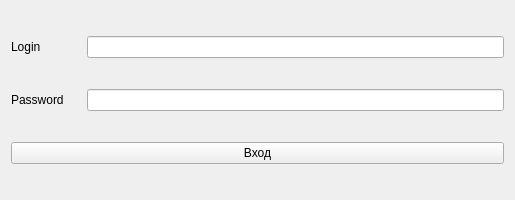
<?xml version="1.0" encoding="UTF-8"?>
<ui version="4.0">
 <class>Form</class>
 <widget class="QWidget" name="Form">
  <property name="geometry">
   <rect>
    <x>0</x>
    <y>0</y>
    <width>515</width>
    <height>200</height>
   </rect>
  </property>
  <property name="minimumSize">
   <size>
    <width>350</width>
    <height>200</height>
   </size>
  </property>
  <property name="maximumSize">
   <size>
    <width>400000</width>
    <height>400000</height>
   </size>
  </property>
  <property name="windowTitle">
   <string>Авторизация</string>
  </property>
  <layout class="QVBoxLayout" name="verticalLayout">
   <item>
    <layout class="QHBoxLayout" name="horizontalLayout_2">
     <item>
      <widget class="QLabel" name="label">
       <property name="minimumSize">
        <size>
         <width>70</width>
         <height>0</height>
        </size>
       </property>
       <property name="text">
        <string>Login</string>
       </property>
      </widget>
     </item>
     <item>
      <widget class="QLineEdit" name="lineEditLogin"/>
     </item>
    </layout>
   </item>
   <item>
    <layout class="QHBoxLayout" name="horizontalLayout">
     <item>
      <widget class="QLabel" name="label_2">
       <property name="minimumSize">
        <size>
         <width>70</width>
         <height>0</height>
        </size>
       </property>
       <property name="text">
        <string>Password</string>
       </property>
      </widget>
     </item>
     <item>
      <widget class="QLineEdit" name="lineEditPassword">
       <property name="sizePolicy">
        <sizepolicy hsizetype="Expanding" vsizetype="Fixed">
         <horstretch>0</horstretch>
         <verstretch>0</verstretch>
        </sizepolicy>
       </property>
       <property name="echoMode">
        <enum>QLineEdit::EchoMode::Password</enum>
       </property>
      </widget>
     </item>
    </layout>
   </item>
   <item>
    <widget class="QPushButton" name="pushButton">
     <property name="sizePolicy">
      <sizepolicy hsizetype="Minimum" vsizetype="Maximum">
       <horstretch>0</horstretch>
       <verstretch>0</verstretch>
      </sizepolicy>
     </property>
     <property name="text">
      <string>Вход</string>
     </property>
    </widget>
   </item>
  </layout>
 </widget>
 <resources/>
 <connections/>
</ui>
